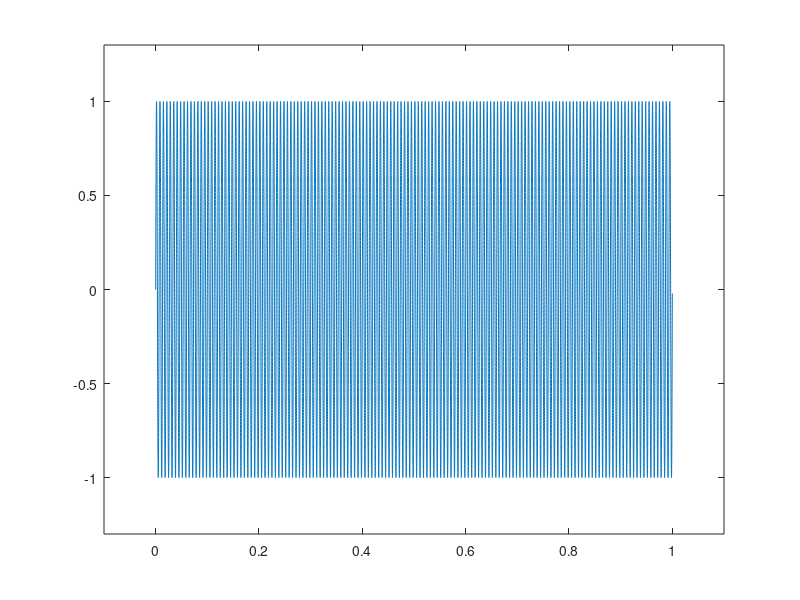
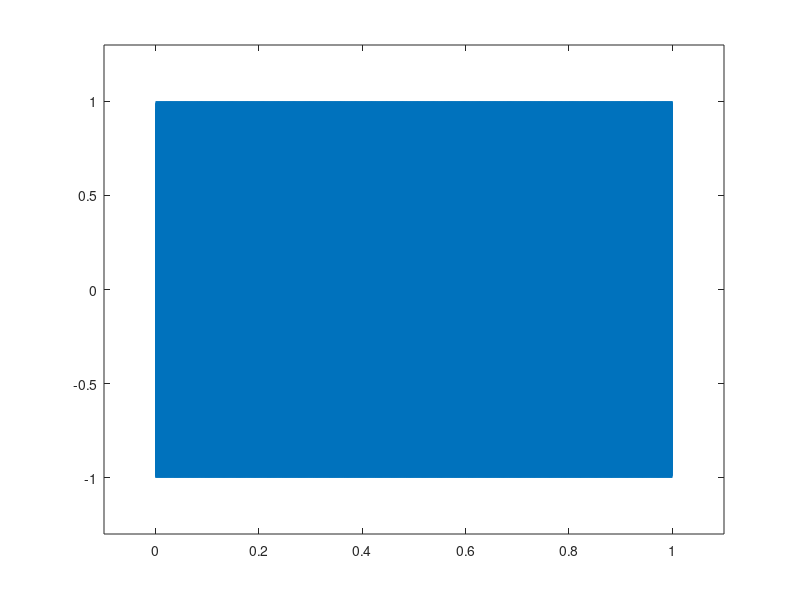
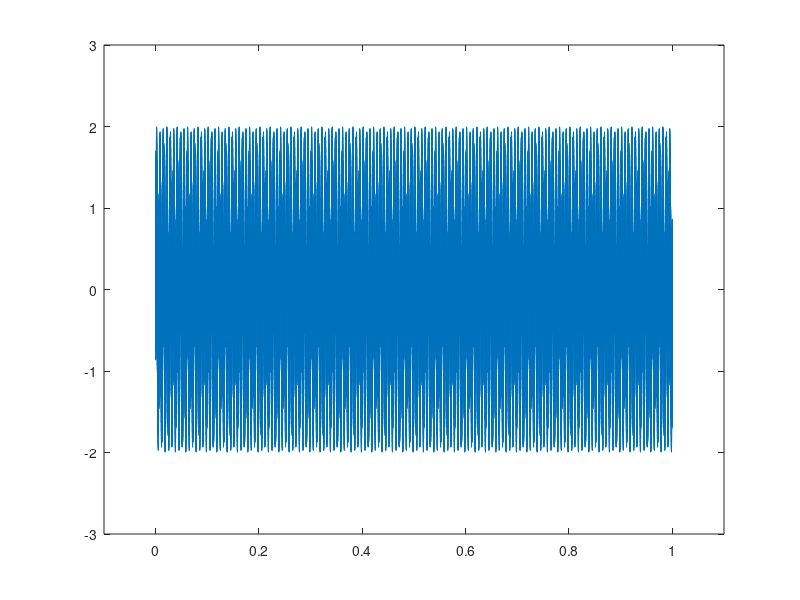
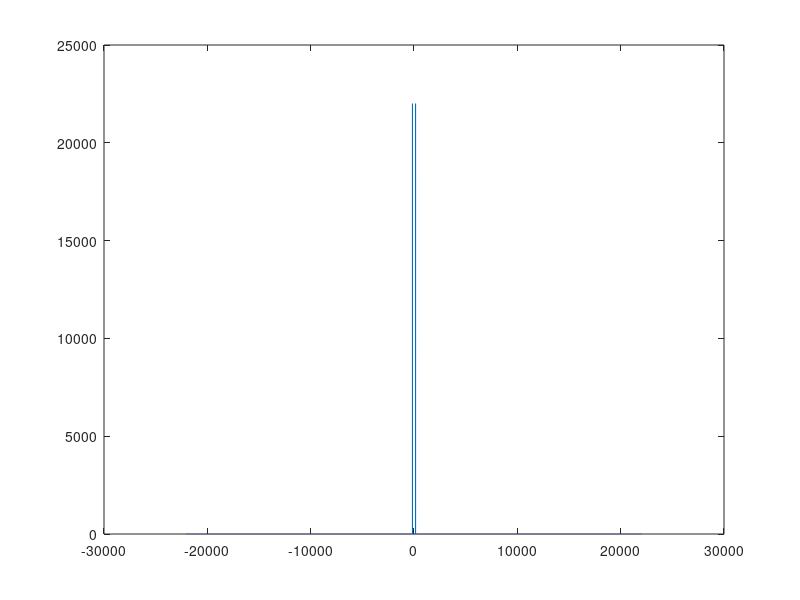

Write the MATLAB code that produced these figures, in order. (Note: this script raises an error after producing the figures.)
                      %%%%%% Bass-Treble Sound Separation %%%%%%        

%% Bass Sound (D���k frekansl� sinus olu�turulup dinlenebilir)

n=[0:44000-1]; % length
fs=44000; % sampling frequency
f1= 150;
x1=sin(2*pi*f1.*n/fs); % A sine of 150 Hz sampled at 44000 Hz
sound(x1,44000); % Listening to the Bass sounding of the signal

t=linspace(0,1,44000); % linspace function splits 0 to 1 into 44001 parts

figure, plot(t,x1); 
axis([-0.1 1.1 -1.3 1.3 ])

%% Treble Sound (Can create high-frequency sinuses and listen)
f2=15000;
x2=sin(2*pi*f2.*n/fs); % 15000 Hz sine

figure, plot(t,x2); 
axis([-0.1 1.1 -1.3 1.3 ])

sound(x2,44000); % listening for the signal to make Treble

%% Mix Bass and Treble sounds

x3=x1+x2;
figure, plot(t,x3); 
axis([-0.1 1.1 -3 3 ])
sound(x3,44000);
 
%% Frequency responses of signals 

% Bass frequency response (150 Hz)
X1=fft(x1); 
f=linspace(-22000,22000,44000); % (-22000 +22000 -fs/2 ve +fs/2 let's make a difference. Since FT is symmetrical
figure, plot(f,abs(fftshift(X1))); % in here fftshift 0 2*pi shifts the transform between -pi to pi


% Treble frequency response (15000 Hz)
X2=fft(x2); 
figure, plot(f,abs(fftshift(X2))); 


% Bass and Treble mixed audio frequency response
X3=fft(x3); %toplanm�� iki sinyalin fft si
figure, plot(f,abs(fftshift(X3))); %

%% Separate Bass and Treble by creating filters

N   = 15;        % FIR filter order
Fp  = 3000;       % 3 kHz passband-edge frequency
Fs  = 44000;       % 44 kHz sampling frequency
Rp  = 0.00057565; % passpand error
Rst = 1e-2;       % Stopband error -40 dB (stopband attenuation)
wpi=2*Fp/Fs;     % Normalized Frequency (xpi rad/sample) 

h = firceqrip(N,wpi,[Rp Rst],'passedge'); % Low pass filter
% h = firceqrip(N,wpi,[Rp Rst],'high'); % high pass filter

fvtool(h,'Fs',Fs,'Color','White') % Visualize filter

% Using the filter's impulse response coefficients, let's covolute the mixed audio signal 
% and separate the bass treble into the time domain
% y[n]=x[n] * h[n]

y_out_time=conv(x3,h); 

sound(x3,44000); 
sound(y_out_time,44000); 


% performing the filtering of the signal in the Frequency domain
% Y(f) = X(f).*H(f) 

H=fft(h,44001); % impulse response (h[n]) fft'si H(f)(We get fft with the same length as X3) 
% H=fft(h); % where fft is only small in size h and contains few samples
figure;plot(abs(fftshift(H)));


Y=X3.*H; 

figure, subplot(4,1,1); plot(f,abs(fftshift(X1))); 
subplot(4,1,2); plot(f,abs(fftshift(X3)));
subplot(4,1,3); plot(f,abs(fftshift(H)));
subplot(4,1,4); plot(f,abs(fftshift(Y))); 


% So we get the fft of the filtered signal
% Going back to the time domain with ifft:

y_out_freq=ifft(Y); 

sound(x3,44000); % Mixed signal
sound(y_out_freq,44000); % Via the separated signal frequency domain
sound(y_out_time,44000); % By split signal time domain convolution
